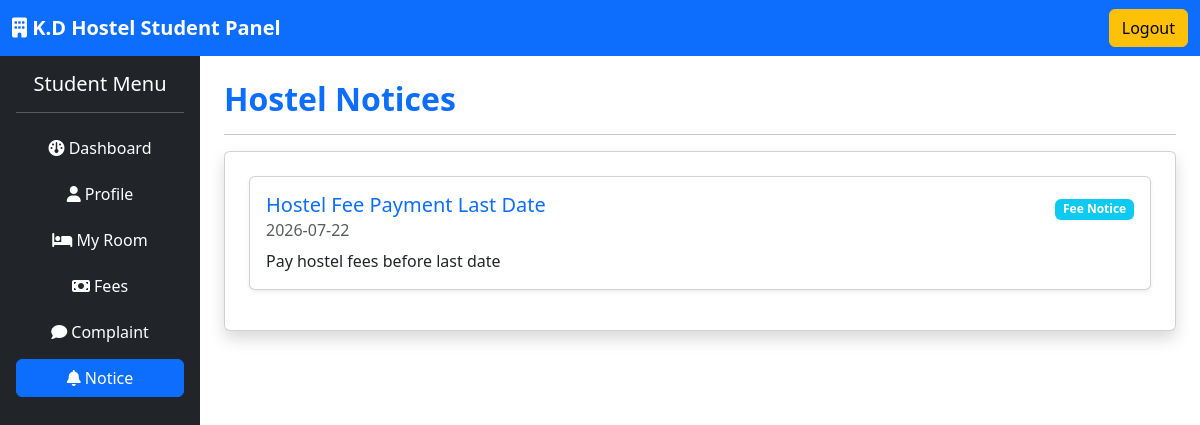
The app's page /student/notice.php (signed in) with its own data.
### tables this page shows
CREATE TABLE notices (

    id INT AUTO_INCREMENT PRIMARY KEY,

    title VARCHAR(100),

    category VARCHAR(50),

    description TEXT,

    publish_date DATE

);

### student/notice.php (the view, shortened to what this page needs)
<?php
require_once '../config/database.php';
$notices = mysqli_query($conn, "SELECT * FROM notices ORDER BY publish_date DESC");
?>
<!DOCTYPE html>
<html lang="en">
<head>
<link href="https://cdn.jsdelivr.net/npm/bootstrap@5.3.7/dist/css/bootstrap.min.css" rel="stylesheet">
<link rel="stylesheet"
href="https://cdnjs.cloudflare.com/ajax/libs/font-awesome/6.7.2/css/all.min.css">
</head>
<body>
<nav class="navbar navbar-dark bg-primary">
<div class="container-fluid">
<a class="navbar-brand fw-bold">
<i class="fa-solid fa-building"></i>
K.D Hostel Student Panel
</a>
<a href="../logout.php" class="btn btn-warning">
Logout
</a>
</div>
</nav>
<div class="container-fluid">
<div class="row">
<div class="col-md-3 col-lg-2 bg-dark min-vh-100 p-3">
<h5 class="text-white text-center">
Student Menu
</h5>
<hr class="text-white">
<a href="dashboard.php" class="btn btn-dark text-white w-100 mb-2">
<i class="fa fa-dashboard"></i>
Dashboard
</a>
<a href="profile.php" class="btn btn-dark text-white w-100 mb-2">
<i class="fa fa-user"></i>
Profile
</a>
<a href="room.php" class="btn btn-dark text-white w-100 mb-2">
<i class="fa fa-bed"></i>
My Room
</a>
<a href="fees.php" class="btn btn-dark text-white w-100 mb-2">
<i class="fa fa-money-bill"></i>
Fees
</a>
<a href="complaint.php" class="btn btn-dark text-white w-100 mb-2">
<i class="fa fa-comment"></i>
Complaint
</a>
<a href="notice.php" class="btn btn-primary w-100 mb-2">
<i class="fa fa-bell"></i>
Notice
</a>
</div>
<div class="col-md-9 col-lg-10 p-4">
<h2 class="text-primary fw-bold">
Hostel Notices
</h2>
<hr>
<div class="card shadow p-4">
<?php while($notice = mysqli_fetch_assoc($notices)): ?>
<div class="card mb-3 shadow-sm">
<div class="card-body">
<div class="d-flex justify-content-between align-items-center">
<h5 class="card-title text-primary">
<?php echo $notice['title']; ?>
</h5>
<span class="badge bg-info">
<?php echo $notice['category']; ?>
</span>
</div>
<h6 class="card-subtitle mb-2 text-muted">
<?php echo $notice['publish_date']; ?>
</h6>
<p class="card-text">
<?php echo $notice['description']; ?>
</p>
</div>
</div>
<?php endwhile; ?>
</div>
</div>
</div>
</div>
</body>
</html>

### records on screen
notices: title "Hostel Fee Payment Last Date", category "Fee Notice", publish_date "2026-07-22", description "Pay hostel fees before last date"
